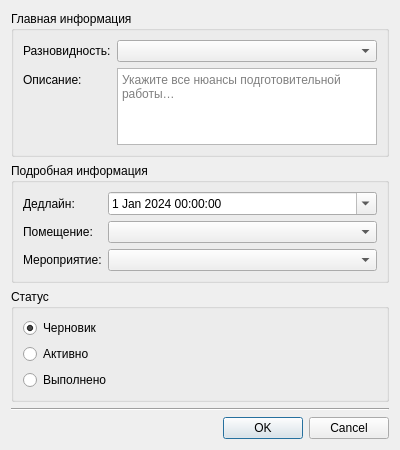
<?xml version="1.0" encoding="UTF-8"?>
<ui version="4.0">
 <class>Dialog</class>
 <widget class="QDialog" name="Dialog">
  <property name="geometry">
   <rect>
    <x>0</x>
    <y>0</y>
    <width>400</width>
    <height>450</height>
   </rect>
  </property>
  <property name="windowTitle">
   <string>Создание завяки на проведение работ</string>
  </property>
  <property name="modal">
   <bool>true</bool>
  </property>
  <layout class="QGridLayout" name="gridLayout">
   <item row="3" column="0">
    <widget class="Line" name="formDivider">
     <property name="orientation">
      <enum>Qt::Horizontal</enum>
     </property>
    </widget>
   </item>
   <item row="2" column="0">
    <widget class="QGroupBox" name="statusGroupBox">
     <property name="title">
      <string>Статус</string>
     </property>
     <layout class="QVBoxLayout" name="verticalLayout_3">
      <item>
       <widget class="QRadioButton" name="draftRadioButton">
        <property name="text">
         <string>Черновик</string>
        </property>
        <property name="checked">
         <bool>true</bool>
        </property>
       </widget>
      </item>
      <item>
       <widget class="QRadioButton" name="activeRadioButton">
        <property name="text">
         <string>Активно</string>
        </property>
       </widget>
      </item>
      <item>
       <widget class="QRadioButton" name="completedRadioButton">
        <property name="text">
         <string>Выполнено</string>
        </property>
       </widget>
      </item>
     </layout>
    </widget>
   </item>
   <item row="0" column="0">
    <widget class="QGroupBox" name="mainInformationGroupBox">
     <property name="title">
      <string>Главная информация</string>
     </property>
     <layout class="QVBoxLayout" name="verticalLayout_4">
      <item>
       <layout class="QFormLayout" name="mainInformationFormLayout">
        <item row="0" column="0">
         <widget class="QLabel" name="typeLabel">
          <property name="text">
           <string>Разновидность:</string>
          </property>
         </widget>
        </item>
        <item row="1" column="0">
         <widget class="QLabel" name="descriptionLabel">
          <property name="text">
           <string>Описание:</string>
          </property>
         </widget>
        </item>
        <item row="1" column="1">
         <widget class="QTextEdit" name="descriptionTextEdit">
          <property name="sizePolicy">
           <sizepolicy hsizetype="Expanding" vsizetype="Maximum">
            <horstretch>0</horstretch>
            <verstretch>0</verstretch>
           </sizepolicy>
          </property>
          <property name="placeholderText">
           <string>Укажите все нюансы подготовительной работы…</string>
          </property>
         </widget>
        </item>
        <item row="0" column="1">
         <widget class="QComboBox" name="typeComboBox"/>
        </item>
       </layout>
      </item>
     </layout>
    </widget>
   </item>
   <item row="1" column="0">
    <widget class="QGroupBox" name="detailedInformationGroupBox">
     <property name="title">
      <string>Подробная информация</string>
     </property>
     <layout class="QFormLayout" name="formLayout">
      <item row="0" column="0">
       <widget class="QLabel" name="deadlineLabel">
        <property name="text">
         <string>Дедлайн:</string>
        </property>
       </widget>
      </item>
      <item row="0" column="1">
       <widget class="QDateTimeEdit" name="dateDateTimeEdit">
        <property name="dateTime">
         <datetime>
          <hour>0</hour>
          <minute>0</minute>
          <second>0</second>
          <year>2024</year>
          <month>1</month>
          <day>1</day>
         </datetime>
        </property>
        <property name="calendarPopup">
         <bool>true</bool>
        </property>
       </widget>
      </item>
      <item row="1" column="0">
       <widget class="QLabel" name="roomLabel">
        <property name="text">
         <string>Помещение:</string>
        </property>
       </widget>
      </item>
      <item row="1" column="1">
       <widget class="QComboBox" name="roomComboBox"/>
      </item>
      <item row="2" column="0">
       <widget class="QLabel" name="eventLabel">
        <property name="text">
         <string>Мероприятие:</string>
        </property>
       </widget>
      </item>
      <item row="2" column="1">
       <widget class="QComboBox" name="eventComboBox"/>
      </item>
     </layout>
    </widget>
   </item>
   <item row="4" column="0">
    <widget class="QDialogButtonBox" name="buttonBox">
     <property name="orientation">
      <enum>Qt::Horizontal</enum>
     </property>
     <property name="standardButtons">
      <set>QDialogButtonBox::Cancel|QDialogButtonBox::Ok</set>
     </property>
    </widget>
   </item>
  </layout>
 </widget>
 <resources/>
 <connections>
  <connection>
   <sender>buttonBox</sender>
   <signal>accepted()</signal>
   <receiver>Dialog</receiver>
   <slot>accept()</slot>
   <hints>
    <hint type="sourcelabel">
     <x>248</x>
     <y>254</y>
    </hint>
    <hint type="destinationlabel">
     <x>157</x>
     <y>274</y>
    </hint>
   </hints>
  </connection>
  <connection>
   <sender>buttonBox</sender>
   <signal>rejected()</signal>
   <receiver>Dialog</receiver>
   <slot>reject()</slot>
   <hints>
    <hint type="sourcelabel">
     <x>316</x>
     <y>260</y>
    </hint>
    <hint type="destinationlabel">
     <x>286</x>
     <y>274</y>
    </hint>
   </hints>
  </connection>
 </connections>
</ui>
